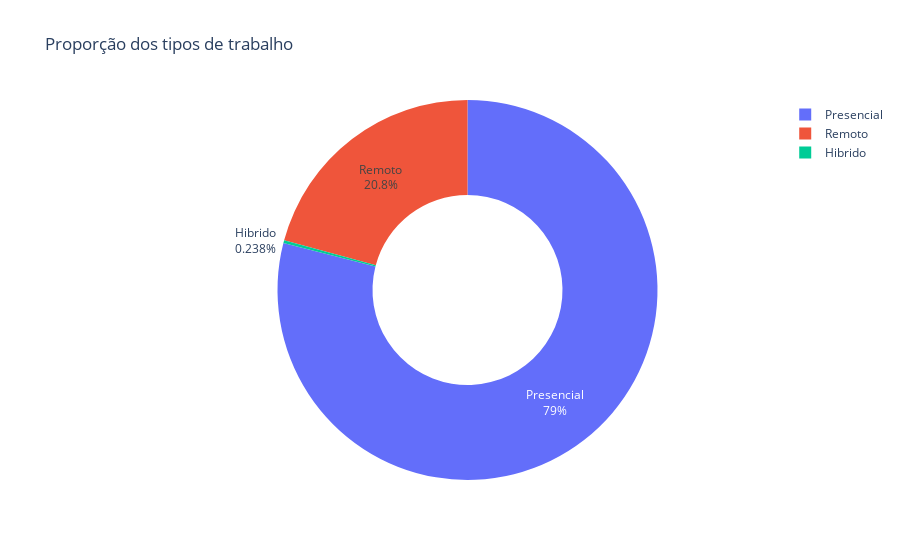

Write notebook code for a chart like this one.
### Code cell
# Pie chart de donut de proporção de tipo de trabalho
remoto_cont = df_limpo['remoto'].value_counts().reset_index()
remoto_cont.columns = ['tipo_trabalho', 'quantidade']

figura = px.pie(
	remoto_cont,
	names='tipo_trabalho',
 values='quantidade',
	title='Proporção dos tipos de trabalho',
 hole=0.5
)
figura.update_traces(textinfo='percent+label') #coloca as labels e a percentagem no gráfico
figura.show()

### Figure 1 — Plotly figure (JSON) as saved in the notebook; plotly's stock layout.template omitted (floating-point values rounded to 4 significant figures)
{"data": [{"domain": {"x": [0, 1], "y": [0, 1]}, "hole": 0.5, "hovertemplate": "tipo_trabalho=%{label}<br>quantidade=%{value}<extra></extra>", "labels": ["Presencial", "Remoto", "Hibrido"], "legendgroup": "", "name": "", "showlegend": true, "textinfo": "percent+label", "type": "pie", "values": [105305, 27716, 318]}], "layout": {"legend": {"tracegroupgap": 0}, "title": {"text": "Proporção dos tipos de trabalho"}}}
